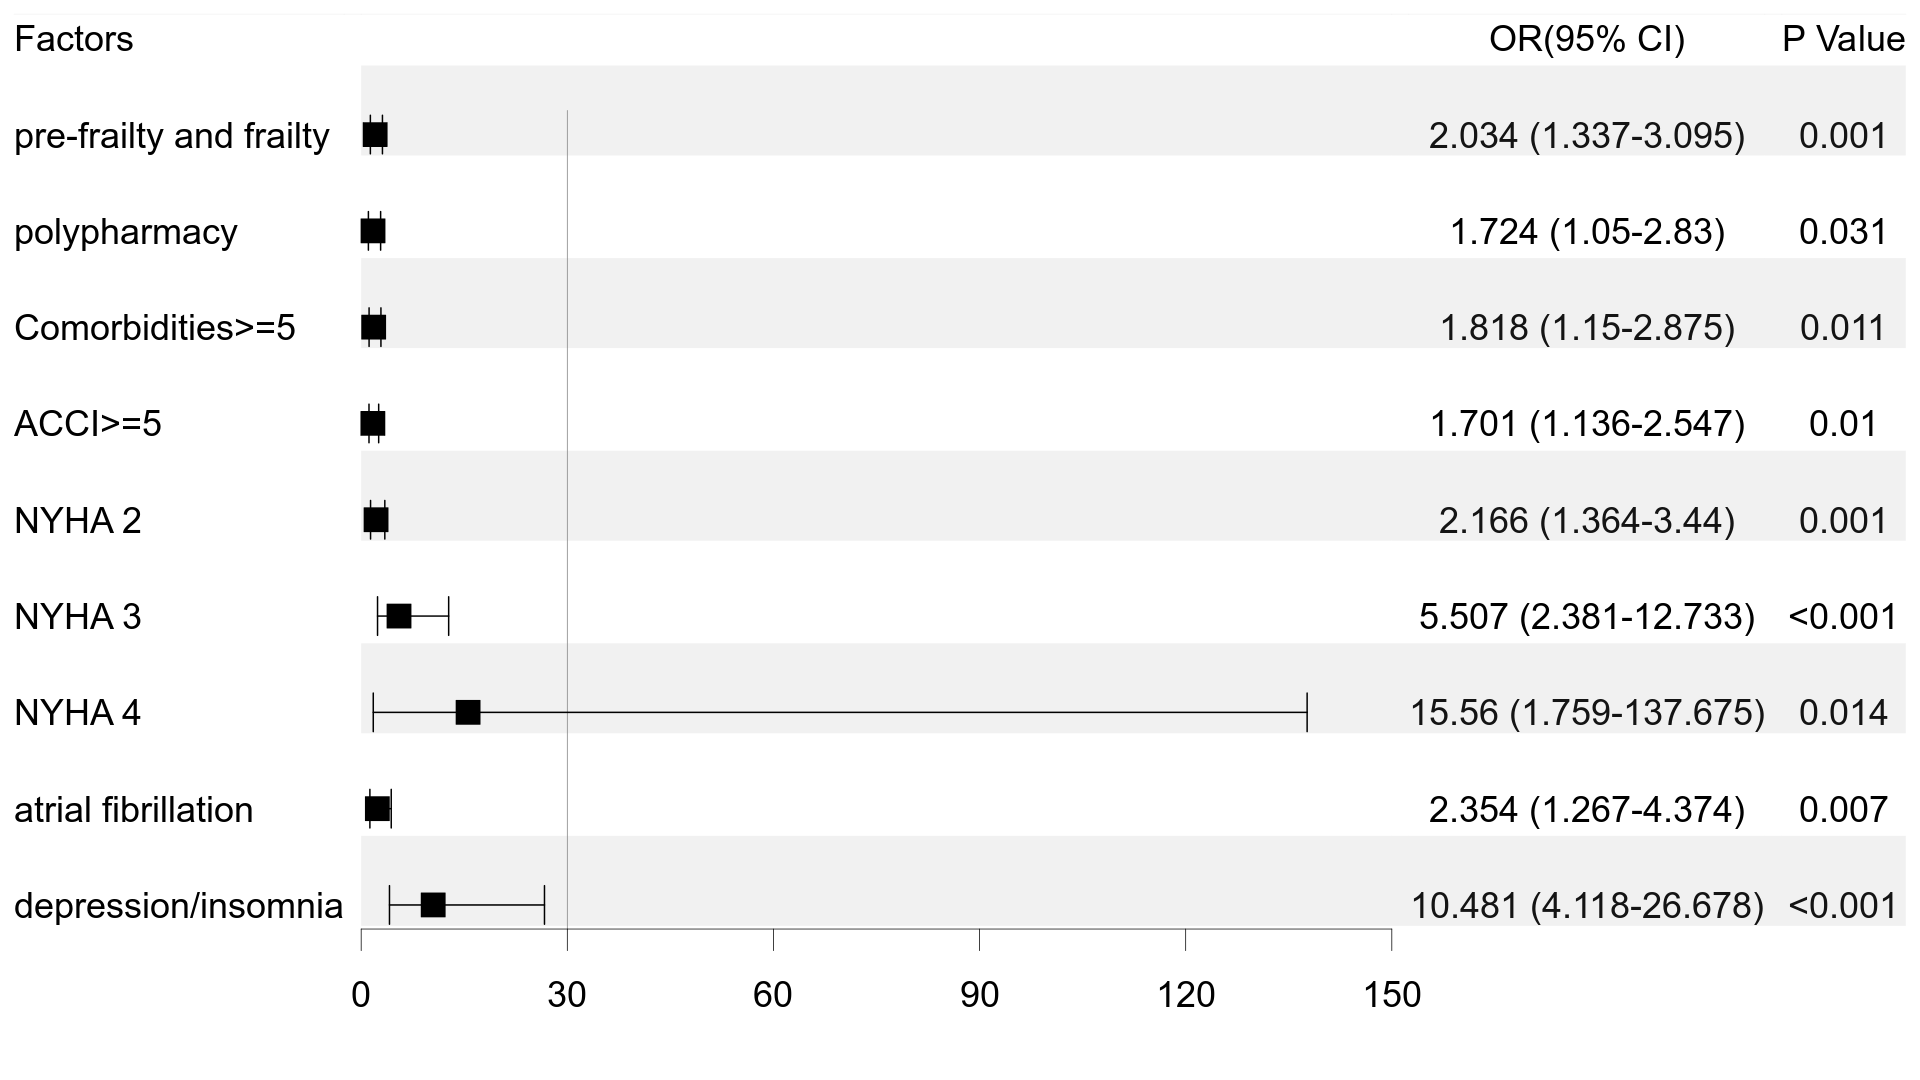

This figure's R source:
# !/usr/bin/R

workdir <- "/home/sa/Documents/R"
datafile <- file.path(workdir,"myplot.csv")
data <- read.csv(datafile, stringsAsFactors=FALSE)

## Labels defining subgroups are a little indented!
subgps <- c(2,4,6,8,10,12,14,16,17)
##data$factors[subgps] <- paste("  ",data$factors[subgps]) 
 
## Combine the count and percent column
np <- ifelse(!is.na(data$mean), paste(data$mean," (",data$low,"-",data$high,")",sep=""), NA)
 
## The rest of the columns in the table. 
tabletext <- cbind(c("Factors","\n",data$factors), 
                    c("OR(95% CI)","\n",np), 
                    c("P Value","\n",data$p.value))

library(forestplot)
png(file.path(workdir,"myplot.png"),width=1920, height=1080)
xticks<-c(0,30,60,90,120,150)
##xticks<-c(0,1,5,15)
##xticks<-c(0,1,30,100,150)
forestplot(labeltext=tabletext, graph.pos=2, 
           mean=c(NA,NA,data$mean), 
           lower=c(NA,NA,data$low), upper=c(NA,NA,data$high),
           ##title="Hazard Ratio",
           xlab="  ",
           hrzl_lines=list("1" = gpar(lwd=1, col="#99999922"), 
                          "3" = gpar(lwd=120, lineend="butt", columns=c(2:4), col="#99999922"),
                          "7" = gpar(lwd=120, lineend="butt", columns=c(2:4), col="#99999922"),
                          "11" = gpar(lwd=120, lineend="butt", columns=c(2:4), col="#99999922"),
                          "15" = gpar(lwd=120, lineend="butt", columns=c(2:4), col="#99999922"),
                          "19" = gpar(lwd=120, lineend="butt", columns=c(2:4), col="#99999922")),
           txt_gp=fpTxtGp(label=gpar(cex=3),
                              ticks=gpar(cex=3),
                              xlab=gpar(cex = 3),
                              title=gpar(cex = 3)),
	   xticks=xticks,
	   ##attr(my_ticks,"labels"<-(0,1,50,100,148)),
           col=fpColors(box="black", lines="black", zero = "gray50"),
           zero=30, cex=0.9, lineheight = "auto", boxsize=0.5, colgap=unit(6,"mm"),
           lwd.ci=2, ci.vertices=TRUE, ci.vertices.height = 0.4)
dev.off()
